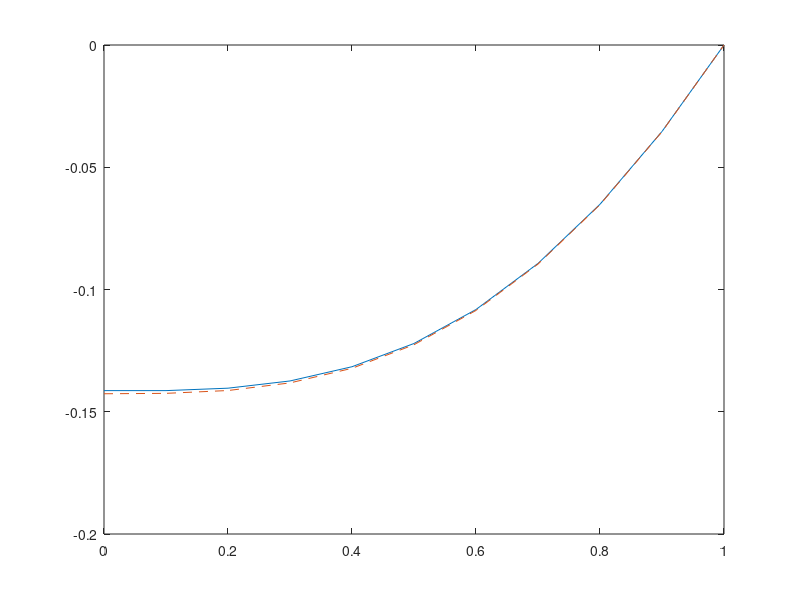

MATLAB code to generate this figure:
x = 0.0:0.1:1.0;
N = length(x);
h = x(2)-x(1);
a = 1/h^2*ones(size(x));
b = -2/h^2*ones(size(x));
c = 1/h^2*ones(size(x));
r = x.*cos(x);
a(1) = -1; b(1) = 1; r(1) = 0;
c(N) = 0; b(N) = 1; r(N) = 0;

for j = 2:N
b(j) = b(j)-c(j)*a(j-1)/b(j-1);
r(j) = r(j)-c(j)*r(j-1)/b(j-1);
end

y(N) = r(N)/b(N);
for j = (N-1):-1:1
y(j) = r(j)/b(j)-a(j)*y(j+1)/b(j);
end

Y = [y(1) y(2) y(3) y(4) y(5) y(6) y(7) y(8) y(9) y(10) y(11)];


%exact func
y0 = 1;
x0 = 0;
for N = 1:11
    ex(N) = 2.*sin(x0) - x0.*cos(x0) -x0 -2.*sin(1) + cos(1) + 1;
    x0 = x0+0.1;
end
disp(Y)
disp(ex)
plot(x,Y,x,ex,"--")
